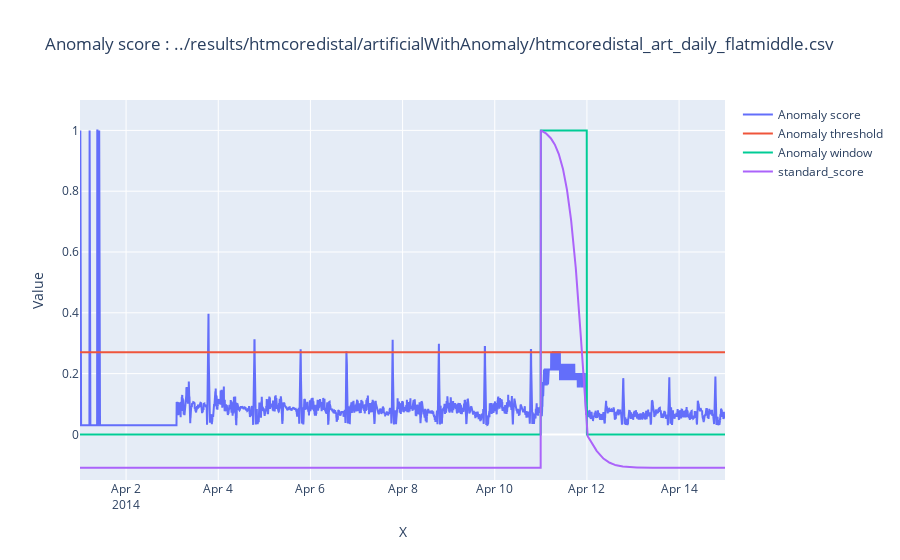

Notebook code for this chart:
### Code cell
#plot, anomalys score, label, and result from benchmark
trace_anomaly_score = {"x": x,
                  "y": anomaly_score,
                  "mode": 'lines',
                  "name": 'Anomaly score'}

trace_anomaly_label = {"x": x,
                  "y": anomaly_label,
                  "mode": 'lines',
                  "name": 'Anomaly window'}

trace_threshold = {"x": x,
                  "y": np.ones(len(x))*threshold,
                  "mode": 'lines',
                  "name": 'Anomaly threshold'}

trace_standard_score = {"x": x,
                  "y": standard_score,
                  "mode": 'lines',
                  "name": 'standard_score'}

traces = [trace_anomaly_score,trace_threshold,trace_anomaly_label,trace_standard_score]
layout = dict(title = "Anomaly score : "+result_file,
                  xaxis = dict(title = 'X'),
                  yaxis = dict(title = 'Value', range=[-0.15, 1.1]) #range = anomaly score range [0,1] + some padding
                 )

fig = dict(data=traces, layout=layout)
iplot(fig)

### Figure 1 — Plotly figure (JSON) as saved in the notebook; plotly's stock layout.template omitted (floating-point values rounded to 4 significant figures; data arrays with more than 128 entries replaced by an {"elided": "..."} marker saying what was removed)
{"data": [{"mode": "lines", "name": "Anomaly score", "type": "scatter", "x": {"elided": "4032 str values"}, "y": {"elided": "4032 float values"}}, {"mode": "lines", "name": "Anomaly threshold", "type": "scatter", "x": {"elided": "4032 str values"}, "y": {"elided": "4032 float values"}}, {"mode": "lines", "name": "Anomaly window", "type": "scatter", "x": {"elided": "4032 str values"}, "y": {"elided": "4032 int values"}}, {"mode": "lines", "name": "standard_score", "type": "scatter", "x": {"elided": "4032 str values"}, "y": {"elided": "4032 float values"}}], "layout": {"title": {"text": "Anomaly score : ../results/htmcoredistal/artificialWithAnomaly/htmcoredistal_art_daily_flatmiddle.csv"}, "xaxis": {"title": {"text": "X"}}, "yaxis": {"range": [-0.15, 1.1], "title": {"text": "Value"}}}}
